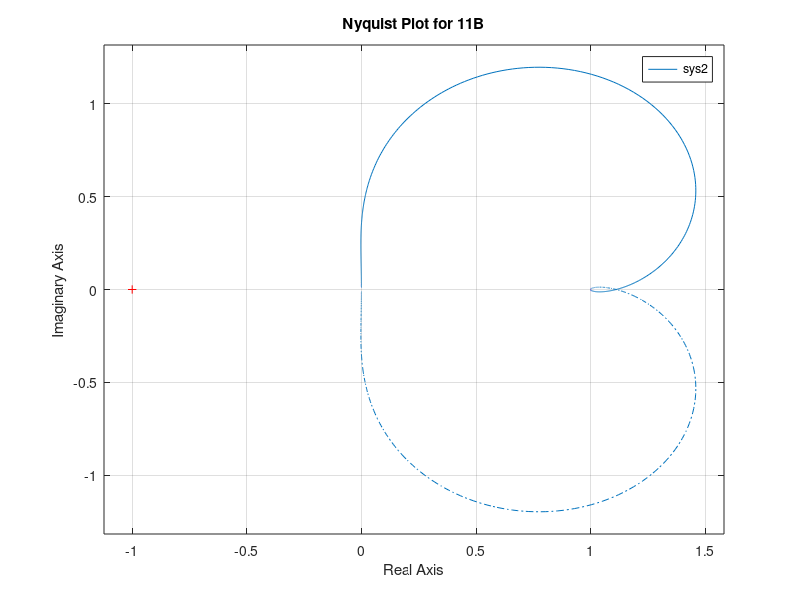

Write the MATLAB code that produced this figure.
% Define the transfer function
%% Question 11A
numerator1 = [1];
denominator1 = [1, 1, 1];

% Create the transfer function object
sys1 = tf(numerator1, denominator1);

% Plot the Nyquist plot
nyquist(sys1);
grid on;
title('Nyquist Plot for 11A');
% Add the transfer function to the title
% title(['Nyquist Plot of Transfer Function: ', num2str(numerator1), '/', num2str(denominator2)]);

%% Question 11B
numerator2 = [-1,1];
denominator2 = [1, -0.9, 1];

% Create the transfer function object
sys2 = tf(numerator2, denominator2);

% Plot the Nyquist plot
nyquist(sys2);
grid on;
title('Nyquist Plot for 11B');
